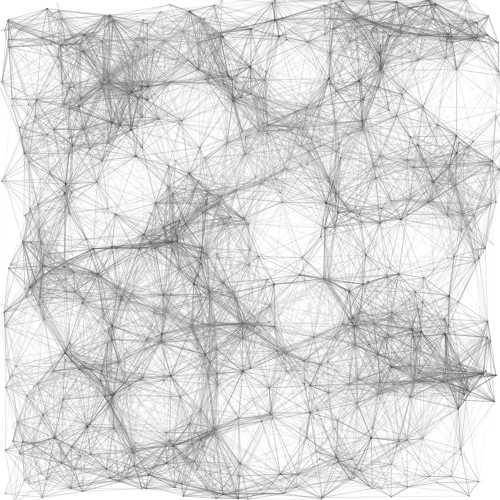
Frame 1 (no input)
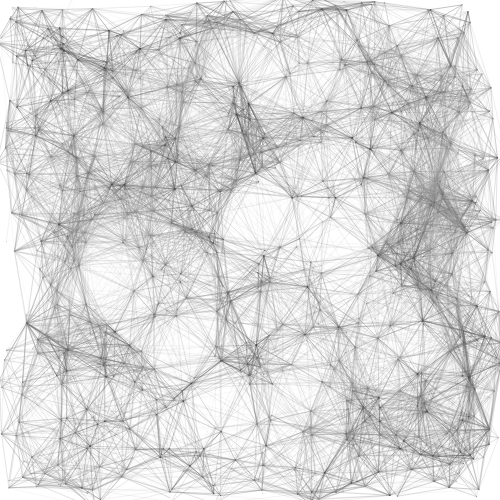
Frame 60 (no input)
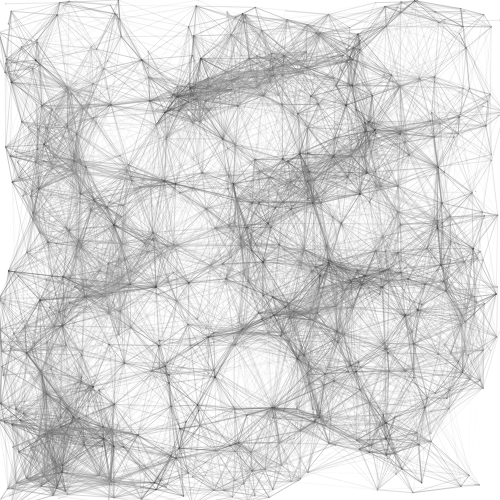
Frame 120 (the mouse pressed at the canvas centre since frame 60)

The p5.js sketch that drew these frames (run headless with seeded random() and noise() and a simulated clock; from frame 60 on, the mouse is pressed at the canvas centre):

// p5.js sketch
// ── sketch.js
let searchRadius = 100;
let instances = 500;
let x = [];
let y = [];
let xs = [];
let ys = [];
let col = [];
let noiseOffset;

function setup() {
  // Configuración inicial del lienzo de dibujo
  createCanvas(500, 500);
  strokeWeight(0.1);

  noiseOffset = random(1000);

  // Inicialización de las coordenadas, velocidades y colores de las partículas
  for (let i = 0; i < instances; ++i) {
    x[i] = random(width);
    y[i] = random(height);
    xs[i] = random(-10, 10);
    ys[i] = random(-10, 10);
    col[i] = color(0);
  }
}

/**
 * La función draw se ejecuta continuamente en cada frame de la animación.
 * Se encarga de actualizar la posición de las partículas, dibujarlas en el lienzo
 * y establecer conexiones entre las partículas cercanas.
 */
function draw() {
  background(255); // Establece el fondo del lienzo como blanco

  for (let i = 0; i < instances; ++i) {
    // Calcula el valor de ruido para esta instancia utilizando el desplazamiento del ruido
    let noiseValue = noise(noiseOffset + i * 0.01) * 255;

    col[i] = color(noiseValue); // Actualiza el color de la partícula

    x[i] += xs[i]; // Actualiza la posición en el eje x según la velocidad
    y[i] += ys[i]; // Actualiza la posición en el eje y según la velocidad

    // Revierte la dirección de la velocidad si la partícula alcanza los límites del lienzo
    if (x[i] < 0 || x[i] > width) {
      xs[i] *= -1;
    }
    if (y[i] < 0 || y[i] > height) {
      ys[i] *= -1;
    }

    stroke(col[i]); // Establece el color del trazo

    point(x[i], y[i]); // Dibuja un punto en la posición actual de la partícula
    
    // se encarga de dibujar líneas de conexión más gruesas entre las partículas que están cerca una de la otra, según la distancia calculada y el valor de searchRadius.
    for (let j = i; j < instances; ++j) {
      let distance = dist(x[i], y[i], x[j], y[j]);
      if (distance < searchRadius) {
        strokeWeight(map(distance, 0, searchRadius, 0.5, 0));
        line(x[i], y[i], x[j], y[j]); // Dibuja una línea entre las partículas cercanas
      }
    }
  }
}
